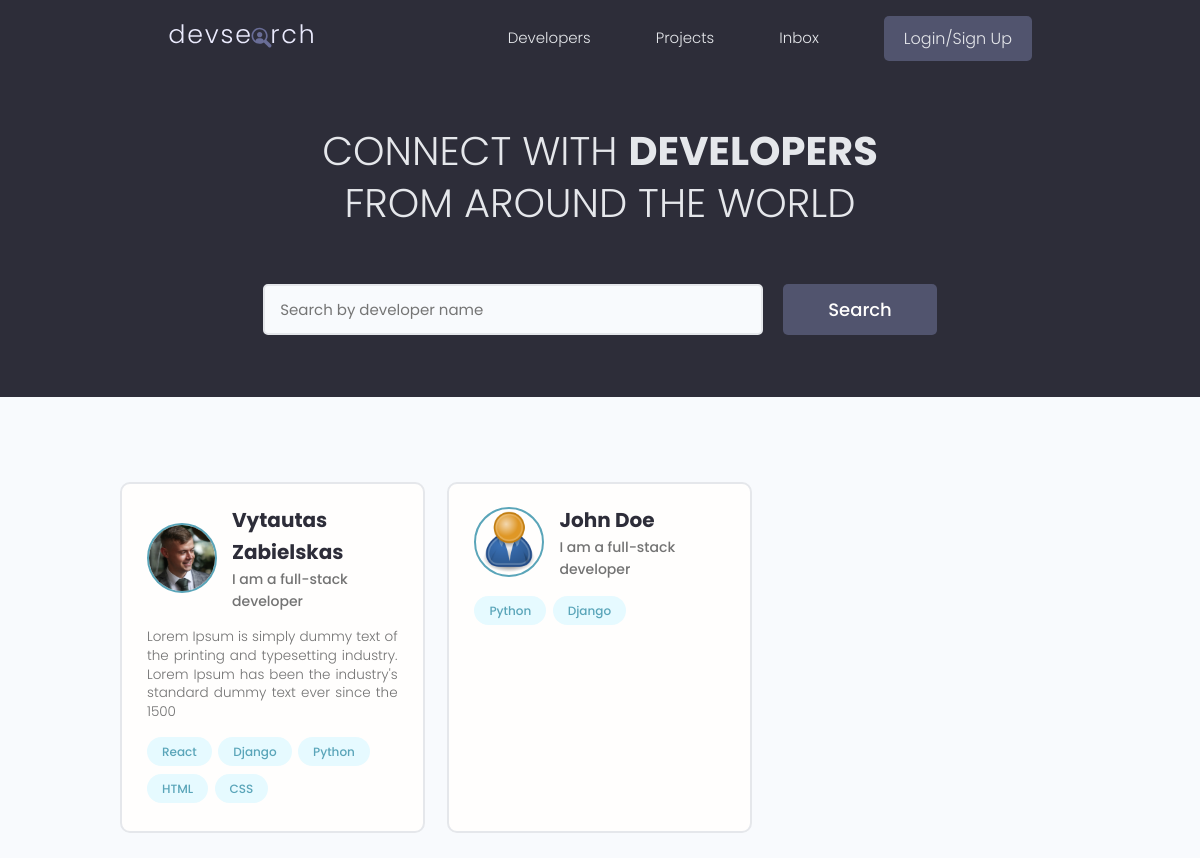
The app's page /, older data.
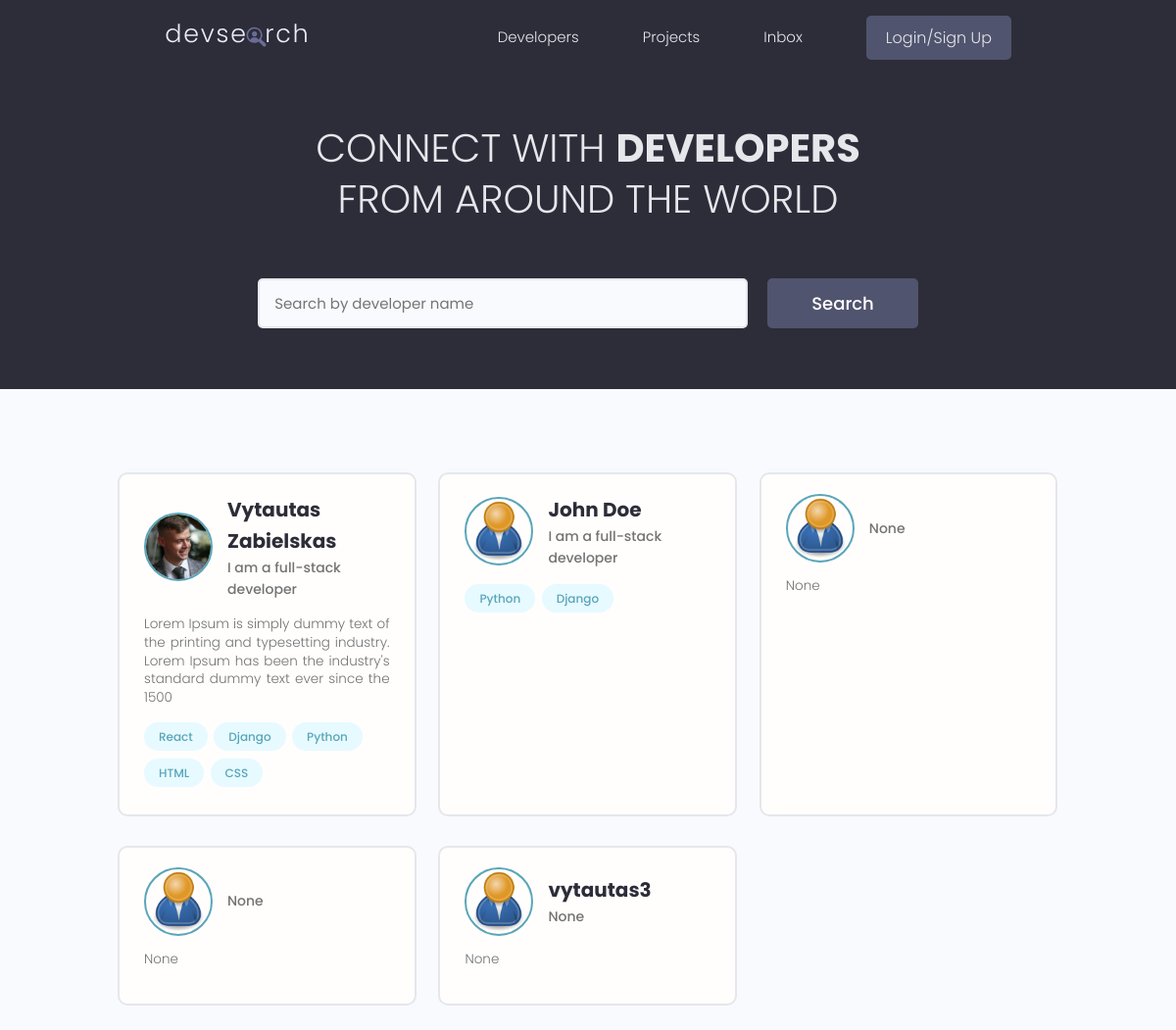
The same page, newer data.
### users/models.py (models this page shows, shortened)
class Profile(models.Model):
    user = models.OneToOneField(User, on_delete=models.CASCADE, null=True, blank=True)
    name = models.CharField(max_length=200, null=True, blank=True)
    email = models.EmailField(max_length=500, null=True, blank=True)
    username = models.CharField(max_length=200, null=True, blank=True)
    location = models.CharField(max_length=200, null=True, blank=True)
    short_intro = models.CharField(max_length=200, null=True, blank=True)
    bio = models.TextField(null=True, blank=True)
    profile_image = models.ImageField(null=True, blank=True, upload_to="profiles/", default="profiles/user-default.png")
    social_github = models.CharField(max_length=200, null=True, blank=True)
    social_twitter = models.CharField(max_length=200, null=True, blank=True)
    social_linkedin = models.CharField(max_length=200, null=True, blank=True)
    social_youtube = models.CharField(max_length=200, null=True, blank=True)
    social_website = models.CharField(max_length=200, null=True, blank=True)
    created = models.DateTimeField(auto_now_add=True)
    id = models.UUIDField(default=uuid.uuid4, unique=True, primary_key=True, editable=False)

class Skill(models.Model):
    owner = models.ForeignKey(Profile, on_delete=models.CASCADE, null=True, blank=True)
    name = models.CharField(max_length=200, null=True, blank=True)
    description = models.TextField(null=True, blank=True)
    created = models.DateTimeField(auto_now_add=True)
    id = models.UUIDField(default=uuid.uuid4, unique=True, primary_key=True, editable=False)
    def __str__(self):
        return str(self.name)

### users/views.py (the view)
# urls.py: path("", views.profiles, name="profiles"),
def profiles(request):
    profiles = Profile.objects.all()
    context = {"profiles" : profiles}
    return render(request, "users/profiles.html", context)

### users/templates/users/profiles.html (shortened to what this page needs)
{%extends "main.html"%} {%block content%}
<main class="home">
    <section class="hero-section text-center">
        <div class="container container--narrow">
            <div class="hero-section__box">
                <h2>CONNECT WITH <span>DEVELOPERS</span></h2>
                <h2>FROM AROUND THE WORLD</h2>
            </div>
            <div class="hero-section__search">
                <form class="form" action="#" method="get">
                    <div class="form__field">
                        <input
                            class="input input--text"
                            id="formInput#search"
                            type="text"
                            name="text"
                            placeholder="Search by developer name"
                        />
                    </div>
                    <input
                        class="btn btn--sub btn--lg"
                        type="submit"
                        value="Search"
                    />
                </form>
            </div>
        </div>
    </section>
    <section class="devlist">
        <div class="container">
            <div class="grid grid--three">
                {%for profile in profiles%}
                <div class="column card">
                    <div class="dev">
                        <a
                            href="{%url 'user-profile' profile.id%}"
                            class="card__body"
                        >
                            <div class="dev__profile">
                                <img
                                    class="avatar avatar--md"
                                    src="{{profile.profile_image.url}}"
                                    alt="image"
                                />
                                <div class="dev__meta">
                                    <h3>{{profile.name}}</h3>
                                    <h5>{{profile.short_intro|slice:"60"}}</h5>
                                </div>
                            </div>
                            <p class="dev__info">{{profile.bio|slice:"150"}}</p>
                            <div class="dev__skills">
                                {%for skill in profile.skill_set.all|slice:"5"%}
                                <span class="tag tag--pill tag--main">
                                    <small>{{skill}}</small>
                                </span>
                                {%endfor%}
                            </div>
                        </a>
                    </div>
                </div>
                {%endfor%}
            </div>
        </div>
    </section>
</main>
{%endblock content%}

Row changes from the older to the newer data that the page shows:
added Profile: profile_image (placeholder picture), short_intro "None", bio "None"
added Profile: profile_image (placeholder picture), short_intro "None", bio "None"
added Profile: profile_image (placeholder picture), name "vytautas3", short_intro "None", bio "None"
